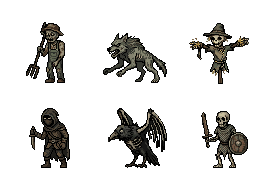
#> input picture art/source/pixellab/anim-enemies-01/02.png, 256 x 170 px, given in place of warden-flame.png, which was not available
$ python shrine_variants.py
#> lines starting #> are read from the running program, lines starting #| are printed output that depends on the picture
### tools/art/hero_palettes.py
#!/usr/bin/env python3
"""Hero appearance palettes (ticket A.13): extract each class sprite's palette and design the
four themed swaps (ticket 8.3 adds a fifth, the Lantern Procession's "lantern-bearer"; A.19 the
Reward Shrine's "candlelight"). No
generations: this is palette work.

Every class portrait and its attack sheet share one palette (A.14 snapped the frames to the
portrait's colours), so one substitution list per class covers the still, the code idle and the
8 attack frames. Each colour gets a *role* (outline, kept, cloth, metal, leather, accent); a theme
maps a role to a hue and saturation and keeps the source colour's luma (times a factor), so
outlines, shading ramps and value contrast survive the swap.

  python3 tools/art/hero_palettes.py            # print the TS data block for palettes.ts
  python3 tools/art/hero_palettes.py --write    # rewrite the block in apps/web/src/content/palettes.ts
                                                # (then `pnpm format`)
  python3 tools/art/preview_cosmetics.py        # the contact sheet, art/preview-cosmetics.png
"""

from __future__ import annotations

import colorsys
import re
import sys
from collections import Counter
from pathlib import Path

from PIL import Image

ROOT = Path(__file__).resolve().parents[2]
CHARS = ROOT / "apps/web/public/assets/characters"
TS = ROOT / "apps/web/src/content/palettes.ts"
CLASSES = ["warrior", "mage", "hunter", "warlock"]
PALETTES = ["ashen", "ember", "grave-moss", "midnight", "lantern-bearer", "candlelight"]

# Colours deliberately left alone besides the near-black outline: faces and hands (skin), and the
# warlock's bone mask and skull, so every look is still the same hero.
KEPT = {
    "warrior": [],
    "mage": ["968b82", "6e6157"],
    "hunter": ["ab8973", "7d6445"],
    "warlock": ["d4c8a6", "bdb6a4", "fefdfe"],
}
# Small glints that carry the class's magic or edge: themed as accents.
ACCENTS = {
    "warrior": ["d7d5cf"],  # the blade's edge
    "mage": ["68819b", "809bab", "97adbd", "d7d5cf"],  # the staff's crystal
    "hunter": ["dfdedc", "cacac4"],  # fletching and buckles
    "warlock": ["7e7186", "8f8196", "a299a7"],  # the book's witchlight
}
# The class's signature cloth by hue (degrees, half-open ranges), saturation >= 0.12.
CLOTH_HUES = {
    "warrior": [(290, 360), (0, 12)],
    "mage": [(170, 250)],
    "hunter": [(60, 170)],
    "warlock": [(250, 335)],
}

LUMA = (0.299, 0.587, 0.114)


def hexrgb(h: str) -> tuple[int, int, int]:
    return tuple(int(h[i : i + 2], 16) for i in (0, 2, 4))  # type: ignore[return-value]


def luma(c) -> float:
    return sum(w * v for w, v in zip(LUMA, c)) / 255


def hsv(c):
    h, s, v = colorsys.rgb_to_hsv(*(x / 255 for x in c))
    return h * 360, s, v


# [14 lines left out: function role, not called in this run]


def at_luma(h: float, s: float, target: float) -> tuple[int, int, int]:
    """The colour of hue h and saturation s whose luma is `target` (0..1), clipping toward white."""
    r, g, b = colorsys.hsv_to_rgb((h % 360) / 360, s, 1.0)
    base = luma((r * 255, g * 255, b * 255))
    k = target / base if base else 0
    rgb = [x * k for x in (r, g, b)]
    if max(rgb) > 1:  # too bright for this hue: fill toward white at the same luma
        over = target
        rgb = [min(1.0, x) for x in rgb]
        cur = luma([x * 255 for x in rgb])
        if cur < over:
            t = (over - cur) / (1 - cur)
            rgb = [x + (1 - x) * t for x in rgb]
    return tuple(max(0, min(255, round(x * 255))) for x in rgb)  # type: ignore[return-value]


def lerp(a, b, t):
    return a + (b - a) * t


# A theme: per role, (hue in shadow, hue in light, saturation in shadow, in light, luma factor).
# Hues shift along the ramp (cool or red shadows, warm highlights) like hand-drawn pixel art.
THEMES = {
    # Greyed steel and soot: cloth goes to soot, metal to cold grey steel.
    "ashen": {
        "cloth": (30, 35, 0.10, 0.05, 0.80),
        "metal": (215, 205, 0.06, 0.03, 1.00),
        "leather": (25, 30, 0.12, 0.08, 0.85),
        "accent": (40, 40, 0.04, 0.02, 1.05),
    },
    # Blackened iron with orange accents: dark iron, ember-orange cloth, hot glints.
    "ember": {
        "cloth": (4, 20, 0.60, 0.55, 0.80),
        "metal": (12, 22, 0.16, 0.32, 0.72),
        "leather": (10, 20, 0.30, 0.30, 0.70),
        "accent": (24, 38, 0.80, 0.70, 1.00),
    },
    # Green-bronze and lichen.
    "grave-moss": {
        "cloth": (110, 75, 0.35, 0.30, 0.95),
        "metal": (95, 52, 0.32, 0.30, 0.95),
        "leather": (60, 45, 0.30, 0.28, 0.85),
        "accent": (95, 80, 0.25, 0.18, 1.05),
    },
    # Deep blue-black with silver trim: darker cloth, metal lifted toward silver in the light.
    "midnight": {
        "cloth": (232, 220, 0.55, 0.40, 0.72),
        "metal": (222, 210, 0.14, 0.05, 1.00),
        "leather": (235, 225, 0.30, 0.20, 0.65),
        "accent": (205, 210, 0.10, 0.04, 1.15),
    },
    # Ticket 8.3, the Lantern Procession: road-grey cloth (cool, a touch lighter than Ashen's soot),
    # dark lantern-brass fittings, warm leather and amber glints like a lit wick.
    "lantern-bearer": {
        "cloth": (215, 205, 0.09, 0.06, 1.02),
        "metal": (34, 46, 0.42, 0.50, 0.95),
        "leather": (24, 32, 0.34, 0.30, 0.80),
        "accent": (36, 44, 0.85, 0.75, 1.15),
    },
    # Ticket A.19, the Reward Shrine's "Candlelight" (9.5): gear warmed to wax and gold. Warm
    # wax-tan cloth, candle-gold metal, dark wax-brown leather, flame-gold glints.
    "candlelight": {
        "cloth": (30, 42, 0.36, 0.28, 1.05),
        "metal": (38, 48, 0.50, 0.42, 1.05),
        "leather": (20, 28, 0.38, 0.30, 0.80),
        "accent": (40, 48, 0.62, 0.46, 1.18),
    },
}
# Midnight's silver trim: the bright half of the metal ramp is lifted, the dark half pressed down.
SILVER = {"midnight": (0.40, 0.85, 1.20)}


# [28 lines left out: functions themed, class_colours, build, not called in this run]


def hx(c) -> str:
    return "#%02x%02x%02x" % tuple(c)


# [60 lines left out: functions ts_block, recolour, main, not called in this run]


# [2 lines that do not run on import are left out]

### tools/art/shrine_variants.py
#!/usr/bin/env python3
"""Art ticket A.19: Shrine-only banner and crest styles, palette variants of A.13's art.

Usage (from the repo root): python3 tools/art/shrine_variants.py

No generations. Each variant recolours an existing style pixel by pixel by role (within a role, one
colour in, one colour out), so the drawing, the outline and the shading ramp are A.13's; only hue and
saturation change, and each colour keeps its luma (times a factor), the method of
`hero_palettes.py`. Unlike the CSS-tinted styles (6.11, 8.3, 8.4) these are real files, so they
resolve by id like any style and look the same everywhere (the book, the profile, the portrait's
device, the contact sheet).

Roles: the near-black outline (HSV value < 0.06) is always kept. Banners: the cloth (the slate
greys of the hanging cloth) and the device (everything else lighter than value 0.2 below the
crossbar); the crossbar and its finials (rows above the cloth) keep A.13's iron and brass.
Crests: the band and the bright plates and bolts (value >= 0.45; the votive iron turns them to candle brass).

The two hero appearances that go with them (`wisplight`, `votive`) are palettes in
`hero_palettes.py`.
"""

from __future__ import annotations

import colorsys
import sys
from pathlib import Path

from PIL import Image

sys.path.insert(0, str(Path(__file__).resolve().parent))
from hero_palettes import at_luma, lerp, luma  # noqa: E402

ROOT = Path(__file__).resolve().parents[2]
ASSETS = ROOT / "apps/web/public/assets"
# A.13's banners hang from a crossbar in rows 6-9; the cloth starts below it.
CLOTH_TOP = 10

# (hue in shadow, hue in light, saturation in shadow, in light, luma factor), as in hero_palettes.
# The Shrine's veils: A.13's slate cloth lifted to a warm ash grey, like linen gone grey with smoke.
VEIL_CLOTH = (28, 34, 0.10, 0.07, 1.9)
# The Shrine's offering candles: a flame in candle gold.
CANDLE_GOLD = (32, 46, 0.62, 0.40, 1.08)
# Ash: iron gone pale and warm grey under a dusting of ash; the plates and bolts candle brass.
ASH_BAND = (30, 36, 0.07, 0.04, 1.6)
CANDLE_BRASS = (34, 44, 0.56, 0.42, 1.0)

# Ticket 9.5's ids (the Shrine's pool) -> (source file, kind, {role: theme})
VARIANTS = {
    "banner.votive-veil": ("banners/warden-flame.png", "banner", {"cloth": VEIL_CLOTH, "device": CANDLE_GOLD}),
    "crest.votive-ash": ("crests/crest-iron.png", "crest", {"band": ASH_BAND, "plate": CANDLE_BRASS}),
}


def hsv(c):
    h, s, v = colorsys.rgb_to_hsv(*(x / 255 for x in c))
    return h * 360, s, v


def themed(theme, c):
    h0, h1, s0, s1, k = theme
    L = luma(c)
    t = min(1.0, L / 0.75)
    return at_luma(lerp(h0, h1, t), lerp(s0, s1, t), min(0.97, L * k))


def role(kind: str, c, y: int) -> str | None:
    h, s, v = hsv(c)
    if v < 0.06:
        return None
    if kind == "banner":
        if y < CLOTH_TOP:
            return None
        # The cloth is A.13's slate: cool, dark, nearly grey.
        if v <= 0.2 and (s < 0.2 or 120 <= h <= 250):
            return "cloth"
        return "device"
    return "plate" if v >= 0.45 else "band"


def variant(src: Image.Image, kind: str, themes) -> Image.Image:
    img = src.convert("RGBA")
    out = img.copy()
    px, opx = img.load(), out.load()
    for y in range(img.height):
        for x in range(img.width):
            r, g, b, a = px[x, y]
            if not a:
                continue
            ro = role(kind, (r, g, b), y)
            if ro:
                opx[x, y] = (*themed(themes[ro], (r, g, b)), a)
    return out


def main() -> None:
    for vid, (src, kind, themes) in VARIANTS.items():
        img = variant(Image.open(ASSETS / src), kind, themes)
#> in variant, img is the input picture: PIL image 256x170 RGBA; mean R, G, B, A 10, 9.3, 7.7, 49.8
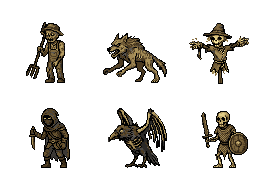
#> img: PIL image 256x170 RGBA; mean R, G, B, A 12.4, 10.4, 6.7, 49.8; transparent parts drawn white
        name = vid.split(".", 1)[1]
        dest = ASSETS / ("banners" if kind == "banner" else "crests") / (name if kind == "banner" else f"crest-{name}")
        dest = dest.with_suffix(".png")
        img.save(dest, optimize=True)
        print(f"{vid}: {src} -> {dest.relative_to(ROOT)}")
#> pass 2 of the loop in main, `for vid, (src, kind, themes) in VARIANTS.items():`:
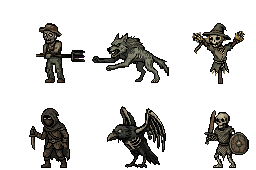
#> input picture art/source/pixellab/anim-enemies-01/03.png, 256 x 170 px, given in place of crest-iron.png, which was not available
#> in variant, img is the input picture: PIL image 256x170 RGBA; mean R, G, B, A 9.8, 9.2, 7.6, 49.6
#> in main, `img = variant(Image.open(ASSETS / src), kind, themes)`:
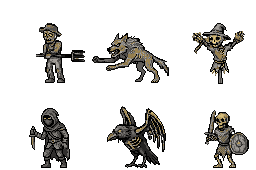
#> img: PIL image 256x170 RGBA; mean R, G, B, A 13.4, 12.6, 11.1, 49.6; transparent parts drawn white


if __name__ == "__main__":
    main()
